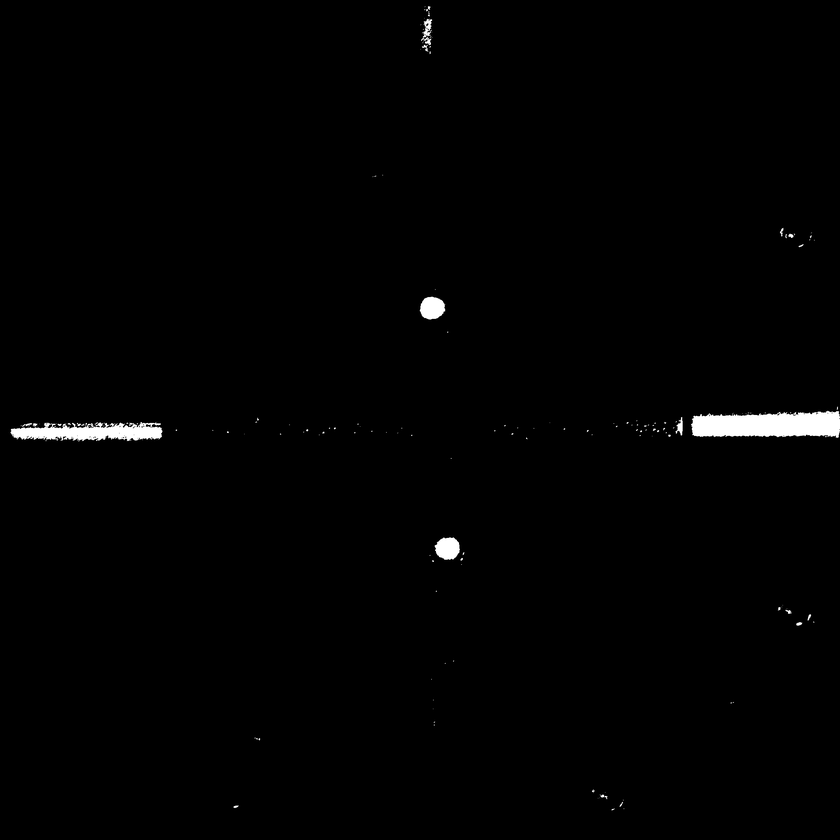
//> input picture sample.png, 840 x 840 px, shrunk from 2002 x 2002 before the run, given in place of sample.JPG, which was not available
$ ./squares   (built with g++ and OpenCV 4)
//> lines starting //> are read from the running program, lines starting //| are printed output that depends on the picture; after the words box and inside, x2 and y2 are one past the last pixel; in counts of white or black regions, pixels touching at a corner belong together; pictures that were not available may be replaced by others from this repository, and a replacement may not be noted
#include <opencv2/opencv.hpp>
#include <iostream>

using namespace cv;
using namespace std;

int main() {
    // 1. 画像を読み込む
    Mat src = imread("sample.JPG", IMREAD_GRAYSCALE);  // 画像パスを指定
//> src is the input picture: 840 rows x 840 cols, CV_8UC1; min 0, max 255, mean 2.4
    if (src.empty()) {
        cout << "Could not open or find the image!" << endl;
        return -1;
    }

    // 2. グレースケール画像に変換
    Mat gray;
    adaptiveThreshold(src, gray, 255, ADAPTIVE_THRESH_MEAN_C, THRESH_BINARY_INV, 11, 2);
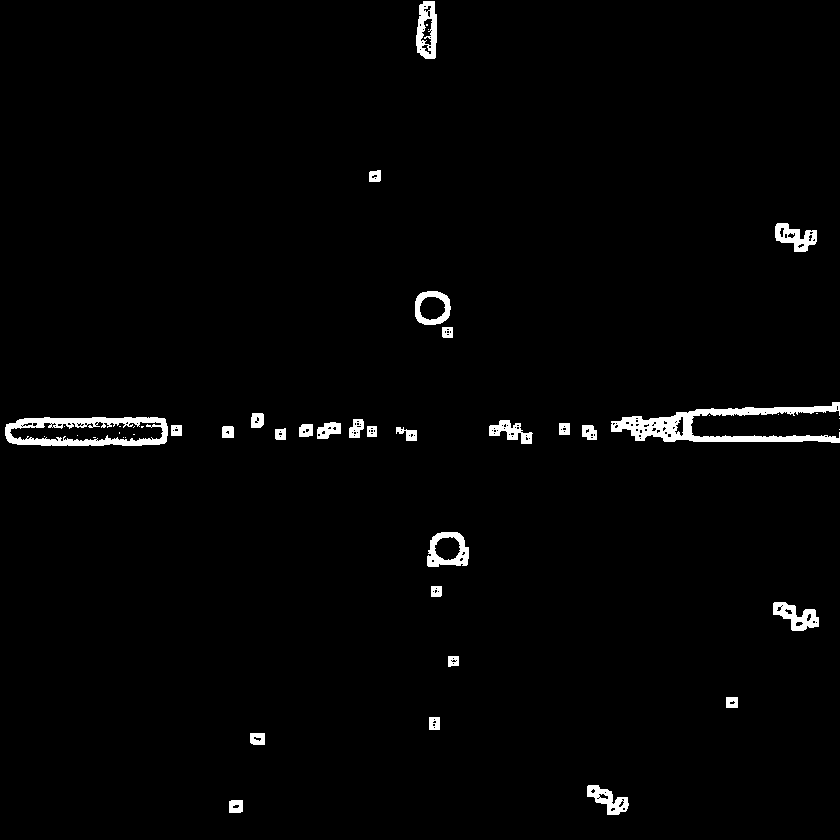
//> gray: 840 rows x 840 cols, CV_8UC1; 1.9% white; 46 white regions (18 under 20 px), largest, box (x1, y1, x2, y2) and area: (611, 402, 840, 443) 3328, (5, 417, 168, 446) 2394, (416, 1, 437, 59) 814

    Mat med;
    medianBlur(gray, med, 5);
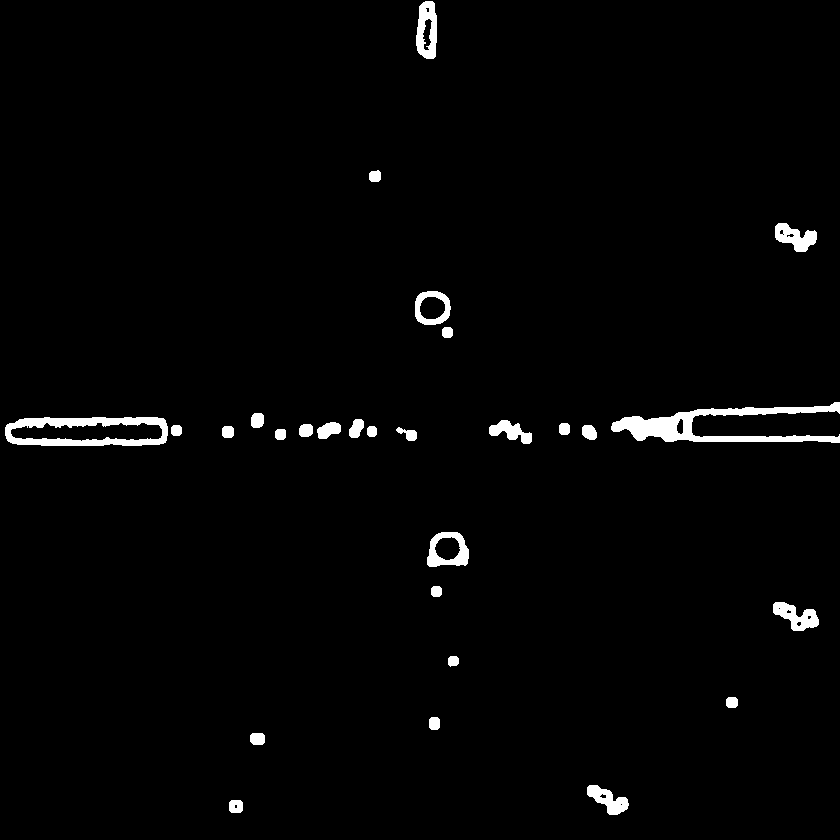
//> med: 840 rows x 840 cols, CV_8UC1; 1.9% white; 28 white regions, largest, box (x1, y1, x2, y2) and area: (611, 402, 840, 443) 3455, (5, 417, 168, 446) 2425, (416, 1, 437, 59) 855

    Mat dil, ero;
    Mat element = cv::Mat::ones(3, 3, CV_8UC1);
    erode(med, ero, element, Point(-1, -1), 2);
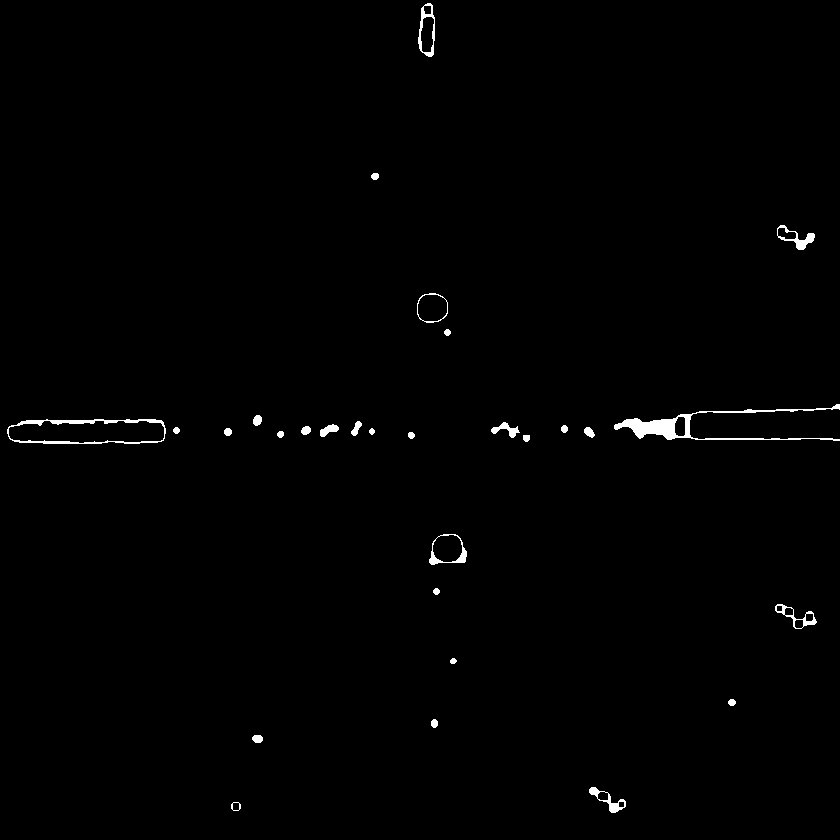
//> ero: 840 rows x 840 cols, CV_8UC1; 0.74% white; 29 white regions, largest, box (x1, y1, x2, y2) and area: (614, 404, 840, 441) 1578, (7, 419, 166, 444) 844, (418, 3, 435, 57) 313
    dilate(ero, dil, element, Point(-1, -1), 2);
//> dil: 840 rows x 840 cols, CV_8UC1; 1.9% white; 28 white regions, largest, box (x1, y1, x2, y2) and area: (612, 402, 840, 443) 3410, (5, 417, 168, 446) 2380, (416, 1, 437, 59) 837

    // 3. エッジ検出（Canny）
    Mat edges;
    Canny(med, edges, 50, 50, 3);
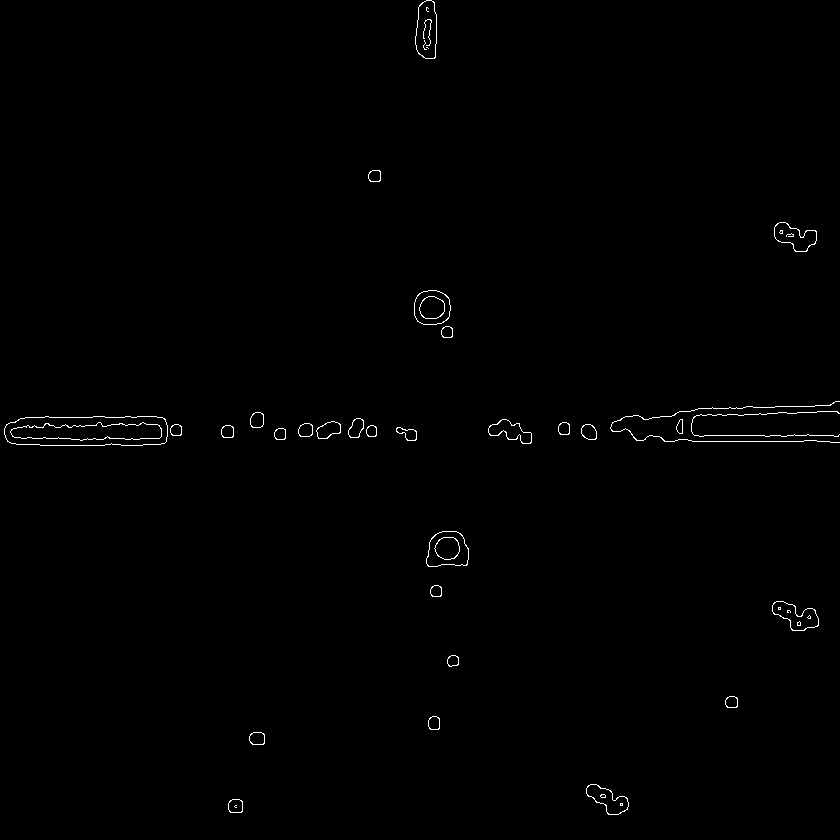
//> edges: 840 rows x 840 cols, CV_8UC1; 0.52% white in thin lines or dots

    vector<Vec2f> lines;
    HoughLines(ero, lines, 1, CV_PI / 180, 500);
//> lines = empty

    for (size_t i = 0; i < lines.size(); i++)
    {
        float rho = lines[i][0], theta = lines[i][1];
        Point pt1, pt2;
        double a = cos(theta), b = sin(theta);
        double x0 = a * rho, y0 = b * rho;
        pt1.x = cvRound(x0 + 10000 * (-b));
        pt1.y = cvRound(y0 + 10000 * (a));
        pt2.x = cvRound(x0 - 10000 * (-b));
        pt2.y = cvRound(y0 - 10000 * (a));
        line(src, pt1, pt2, Scalar(0, 0, 255), 3, LINE_AA);
    }
//> this loop made 0 passes

    // 6. 結果を表示
    imshow("med", ero);
    imshow("dilero", dil);
    imshow("Detected Lines", src);
    waitKey(0);

    return 0;
}
